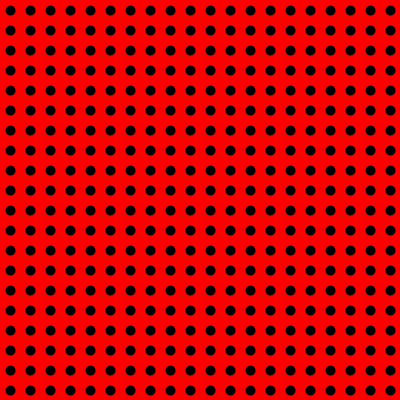
Frame 1 (no input)
Frame 60 (the mouse pressed at the canvas centre just before this capture): identical to frame 1, image omitted
Frame 120 (the mouse held since frame 60 and released just before this capture): identical to frame 1, image omitted

The Processing sketch that drew this single still picture (run headless with seeded random() and noise(); from frame 60 on, the mouse is pressed at the canvas centre):

// Processing sketch: init_04_grille_en_ligne
// ── init_04_grille_en_ligne.pde

PVector [] pts ;
void setup() {
  size(400,400);
  int num = 20;
  int cell_size = width/num;
  int offset_x = cell_size/2;
  int offset_y = cell_size/2;
  pts = new PVector[num*num];
  int rank = 0;
  for(int x = 0 ; x < num ; x++) {
    for(int y = 0 ; y < num ; y++) {
      int temp_x = x * cell_size +offset_x;
      int temp_y = y * cell_size +offset_y;
      pts[rank] = new PVector(temp_x,temp_y);
      rank++;
    }
  }
}


void draw() {
  background(255,0,0);
  strokeWeight(10);
  for(int i = 0 ; i < pts.length ; i++) {
    point(pts[i].x,pts[i].y);
  }
}
